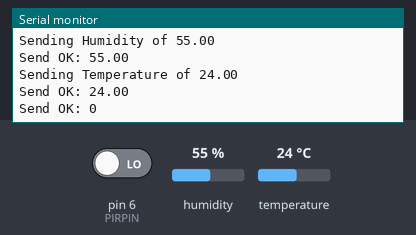
Bench run of a sketch on a simulated Arduino Uno, built with avr-gcc and run on an emulated ATmega328P. On the bench: the last lines printed to the serial monitor. The test bench sets the inputs (shaded band); at power-on: humidity 55 %, pin 6 (PIRPIN) LOW, temperature 24 °C.

Above: at 5.8 s.
5.9 s: humidity set to 22 %
11.9 s: pin 6 (PIRPIN) driven HIGH
At 15.7 s:
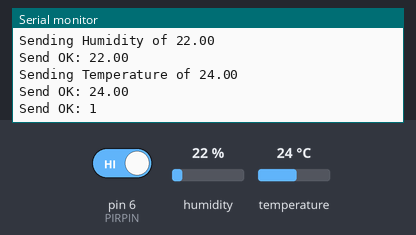
17.9 s: temperature set to 12 °C
At 21.6 s:
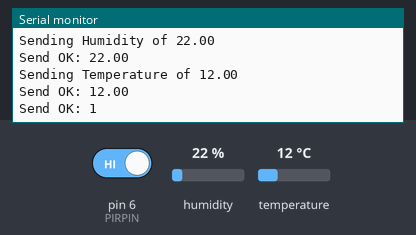
23.9 s: humidity set to 40 %
Timing chart, 0 to 26.9 s (numbered marks = the images above; inputs shaded):
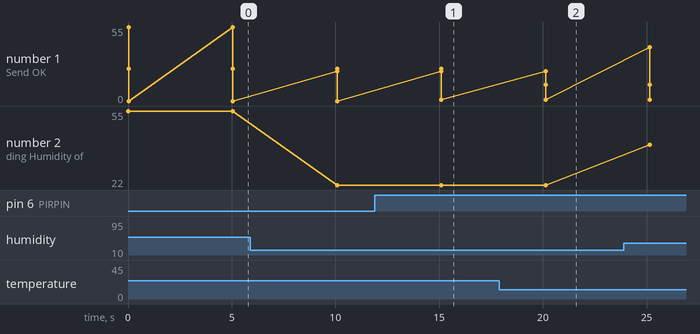

The sketch:

IoT-Module.ino
```cpp
/*
 * IoT-Module: Módulo IoT para automação residencial.
 * @Author: Ricardo M. Oliveira
 */
#include "RF24.h"
#include "RF24Network.h"
#include "RF24Mesh.h"
#include "DHT.h"
#include <SPI.h>
#include <EEPROM.h>

#define DHTPIN  5     // The pin used for DHT
#define DHTTYPE DHT11 // The type of DHT used
#define nodeID  1     // The Node ID set to the Module to connect to a RF24Mesh Network
#define PIRPIN  6     // The pin used for the PIR motion sensor

DHT dht(DHTPIN, DHTTYPE);

RF24 radio(7, 8);
RF24Network network(radio);
RF24Mesh mesh(radio, network);

void setup() {
  Serial.begin(115200);

  mesh.setNodeID(nodeID);
  Serial.println("Connecting to the mesh...");
  mesh.begin();
  dht.begin();
  pinMode(PIRPIN, INPUT);
}

void loop() {
  mesh.update();

  readHumidityAndTemperature();
  readPresence();

  delay(5000);
}

void readPresence() {
  int presence = digitalRead(PIRPIN);
  if (!mesh.write(&presence, 'P', sizeof(int))) {
    if ( ! mesh.checkConnection() ) {
      Serial.println("Renewing Address");
      mesh.renewAddress();
    } else {
      Serial.println("Send fail, Test OK");
    }
  } else {
    Serial.print("Send OK: "); Serial.println(presence);
  }
}

void readHumidityAndTemperature() {
  float h = dht.readHumidity();
  float t = dht.readTemperature();

  if (isnan(h) || isnan(t)) {
    Serial.println("Failed to read from DHT sensor!");
    return;
  }
  Serial.print("Sending Humidity of ");
  Serial.println(h);
  send(h, 'H');
  Serial.print("Sending Temperature of ");
  Serial.println(t);
  send(t, 'T');
}

void send(float data, char type) {
  if (!mesh.write(&data, type, sizeof(float))) {

    if ( ! mesh.checkConnection() ) {
      //refresh the network address
      Serial.println("Renewing Address");
      mesh.renewAddress();
    } else {
      Serial.println("Send fail, Test OK");
    }
  } else {
    Serial.print("Send OK: "); Serial.println(data);
  }
}
```

Measured:
- after the input at 11.9 s, the serial monitor: prints a new line after 3.2 s (image 1)
- after the input at 17.9 s, the serial monitor: prints a new line after 2.2 s (image 2)
- plotted number 1: 0 → 1 after the input at 11.9 s
- plotted number 2: 55 → 22 after the input at 5.9 s, 22 → 40 after the input at 23.9 s
